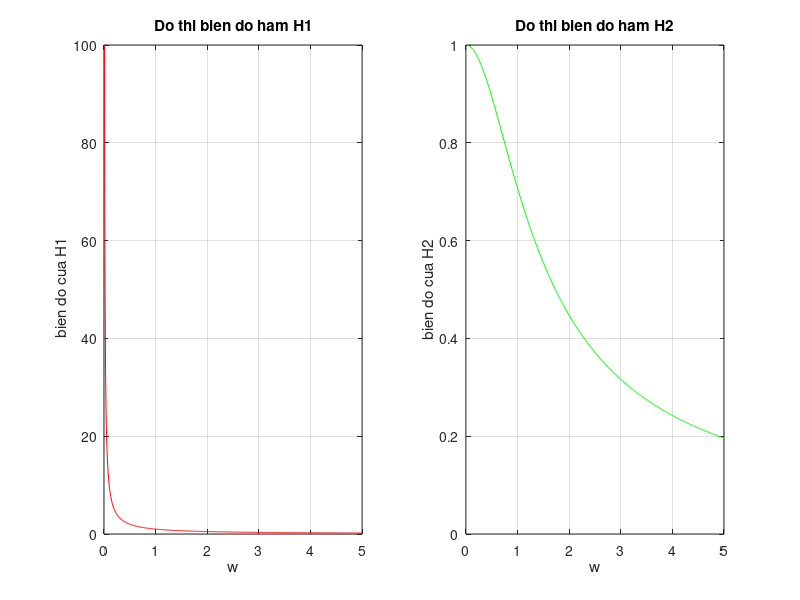
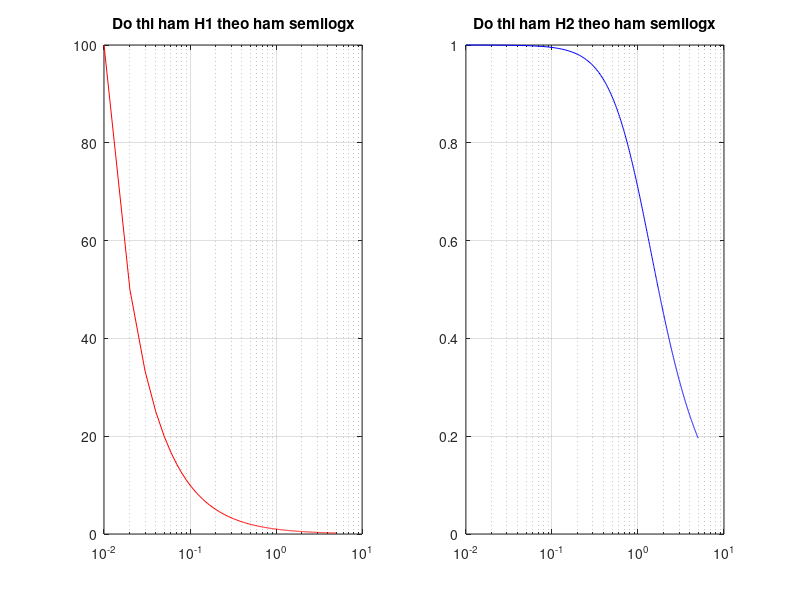
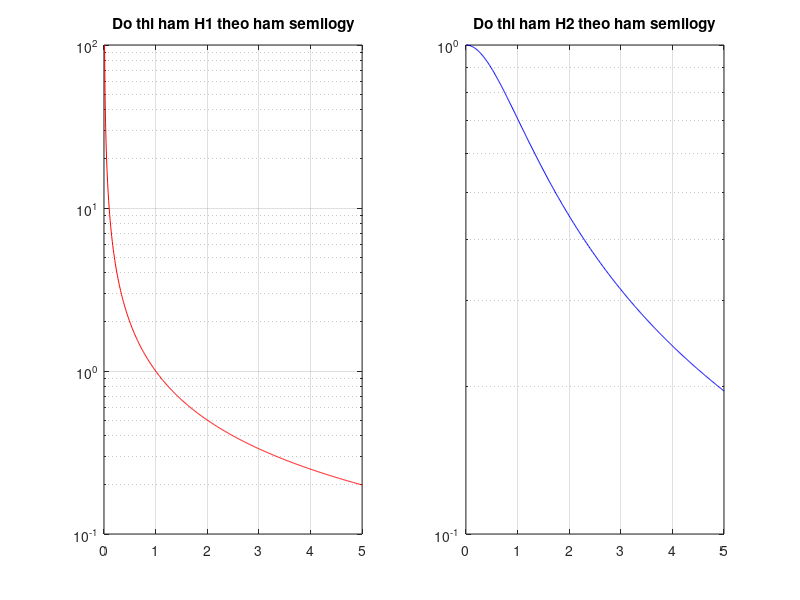
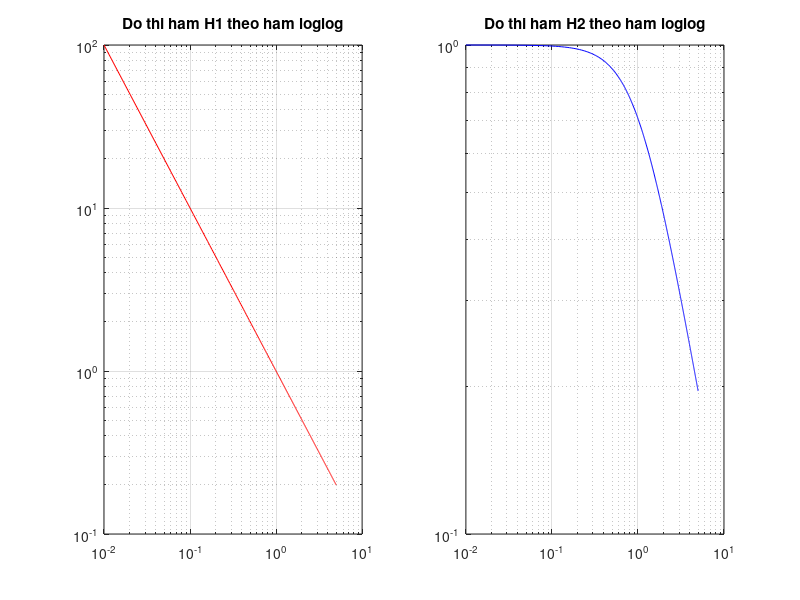

Source code (MATLAB) for these figures, in order:
%==========================================================================
    %Bai 13
    %Author: Lan
%==========================================================================
%Dat tham so
w = (0.01:0.01:5)
jw = j*w
H1 = 1./jw
H2 = 1./(1+jw)
%==========================================================================
%Do thi ham H1
figure(1)
subplot(1,2,1)
plot(w,abs(H1),'red')
title('Do thi bien do ham H1')
xlabel('w')
ylabel(' bien do cua H1')
axis auto
grid on
%Do thi ham H2
subplot(1,2,2)
plot(w,abs(H2),'green')
title('Do thi bien do ham H2')
xlabel('w')
ylabel('bien do cua H2')
axis auto
grid on
%==========================================================================
%dung ham semilogx, semilogy, loglog
figure(2)
subplot(1,2,1)
semilogx(w, abs(H1), 'red')
title('Do thi ham H1 theo ham semilogx')
grid on
subplot(1,2,2)
semilogx(w, abs(H2), 'blue')
title('Do thi ham H2 theo ham semilogx')
grid on
%==========================================================================
figure(3)
subplot(1,2,1)
semilogy(w, abs(H1), 'red')
title('Do thi ham H1 theo ham semilogy')
grid on
subplot(1,2,2)
semilogy(w, abs(H2), 'blue')
title('Do thi ham H2 theo ham semilogy')
grid on
%==========================================================================
figure(4)
subplot(1,2,1)
loglog(w, abs(H1), 'red')
title('Do thi ham H1 theo ham loglog')
grid on
subplot(1,2,2)
loglog(w, abs(H2), 'blue')
title('Do thi ham H2 theo ham loglog')
grid on
%==========================================================================